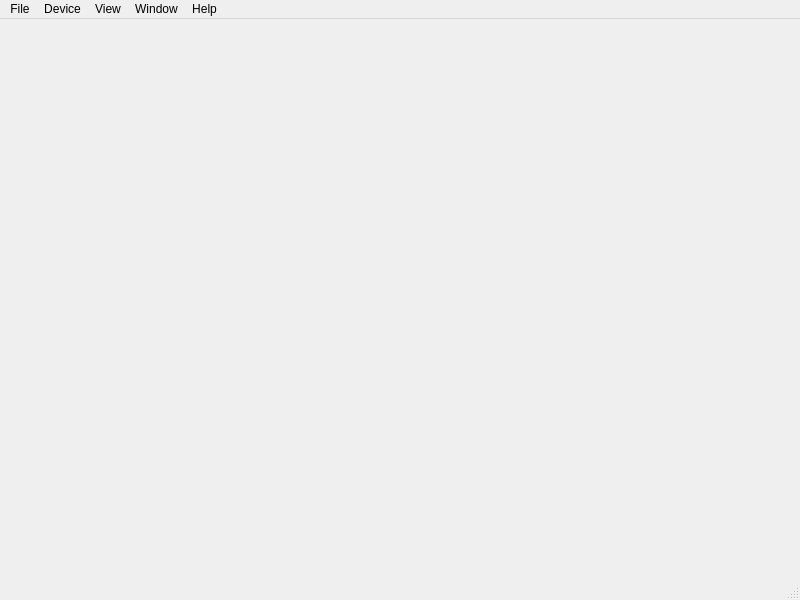
<?xml version="1.0" encoding="UTF-8"?>
<ui version="4.0">
 <class>MainWindow</class>
 <widget class="QMainWindow" name="MainWindow">
  <property name="geometry">
   <rect>
    <x>0</x>
    <y>0</y>
    <width>800</width>
    <height>600</height>
   </rect>
  </property>
  <property name="windowTitle">
   <string>MainWindow</string>
  </property>
  <widget class="QWidget" name="centralwidget"/>
  <widget class="QMenuBar" name="menubar">
   <property name="geometry">
    <rect>
     <x>0</x>
     <y>0</y>
     <width>800</width>
     <height>22</height>
    </rect>
   </property>
   <widget class="QMenu" name="menuFile">
    <property name="title">
     <string>File</string>
    </property>
    <addaction name="actionSave_setup"/>
    <addaction name="actionLoad_setup"/>
    <addaction name="actionSave_image"/>
    <addaction name="actionQuit"/>
   </widget>
   <widget class="QMenu" name="menuDevice">
    <property name="title">
     <string>Device</string>
    </property>
    <widget class="QMenu" name="menuConnect_to">
     <property name="enabled">
      <bool>false</bool>
     </property>
     <property name="title">
      <string>Connect to</string>
     </property>
     <addaction name="actionDummy"/>
    </widget>
    <addaction name="actionUpdate_Device_List"/>
    <addaction name="menuConnect_to"/>
    <addaction name="actionDisconnect"/>
    <addaction name="separator"/>
    <addaction name="actionManual_Control"/>
    <addaction name="actionFirmware_Update"/>
    <addaction name="separator"/>
    <addaction name="actionSource_Calibration"/>
    <addaction name="actionReceiver_Calibration"/>
    <addaction name="actionFrequency_Calibration"/>
    <addaction name="separator"/>
    <addaction name="actionUSB_log"/>
   </widget>
   <widget class="QMenu" name="menuWindow">
    <property name="title">
     <string>Window</string>
    </property>
    <widget class="QMenu" name="menuDocks">
     <property name="title">
      <string>Docks</string>
     </property>
     <addaction name="actionDummy_2"/>
    </widget>
    <widget class="QMenu" name="menuToolbars">
     <property name="title">
      <string>Toolbars</string>
     </property>
     <addaction name="actionDummy_3"/>
    </widget>
    <addaction name="menuDocks"/>
    <addaction name="menuToolbars"/>
    <addaction name="actionPreferences"/>
   </widget>
   <widget class="QMenu" name="menuHelp">
    <property name="title">
     <string>Help</string>
    </property>
    <addaction name="actionCreate_Debug_Data"/>
    <addaction name="actionAbout"/>
   </widget>
   <widget class="QMenu" name="menuView">
    <property name="title">
     <string>View</string>
    </property>
    <addaction name="actionPreset"/>
   </widget>
   <addaction name="menuFile"/>
   <addaction name="menuDevice"/>
   <addaction name="menuView"/>
   <addaction name="menuWindow"/>
   <addaction name="menuHelp"/>
  </widget>
  <widget class="QStatusBar" name="statusbar"/>
  <action name="actionQuit">
   <property name="icon">
    <iconset theme="application-exit">
     <normaloff>.</normaloff>.</iconset>
   </property>
   <property name="text">
    <string>Quit</string>
   </property>
  </action>
  <action name="actionUpdate_Device_List">
   <property name="enabled">
    <bool>true</bool>
   </property>
   <property name="icon">
    <iconset theme="view-refresh" resource="icons.qrc">
     <normaloff>:/icons/refresh.png</normaloff>:/icons/refresh.png</iconset>
   </property>
   <property name="text">
    <string>Update Device List</string>
   </property>
  </action>
  <action name="actionDisconnect">
   <property name="enabled">
    <bool>false</bool>
   </property>
   <property name="text">
    <string>Disconnect</string>
   </property>
  </action>
  <action name="actionDummy">
   <property name="text">
    <string>Dummy</string>
   </property>
  </action>
  <action name="actionManual_Control">
   <property name="enabled">
    <bool>false</bool>
   </property>
   <property name="text">
    <string>Manual Control</string>
   </property>
  </action>
  <action name="actionDummy_2">
   <property name="text">
    <string>Dummy</string>
   </property>
  </action>
  <action name="actionDummy_3">
   <property name="text">
    <string>Dummy</string>
   </property>
  </action>
  <action name="actionFirmware_Update">
   <property name="enabled">
    <bool>false</bool>
   </property>
   <property name="text">
    <string>Firmware Update</string>
   </property>
  </action>
  <action name="actionPreferences">
   <property name="text">
    <string>Preferences</string>
   </property>
  </action>
  <action name="actionAbout">
   <property name="text">
    <string>About</string>
   </property>
  </action>
  <action name="actionSource_Calibration">
   <property name="enabled">
    <bool>false</bool>
   </property>
   <property name="text">
    <string>Source Calibration</string>
   </property>
  </action>
  <action name="actionReceiver_Calibration">
   <property name="enabled">
    <bool>false</bool>
   </property>
   <property name="text">
    <string>Receiver Calibration</string>
   </property>
  </action>
  <action name="actionSave_setup">
   <property name="icon">
    <iconset theme="document-save" resource="icons.qrc">
     <normaloff>:/icons/save.png</normaloff>:/icons/save.png</iconset>
   </property>
   <property name="text">
    <string>Save setup</string>
   </property>
  </action>
  <action name="actionLoad_setup">
   <property name="icon">
    <iconset theme="document-open" resource="icons.qrc">
     <normaloff>:/icons/open.png</normaloff>:/icons/open.png</iconset>
   </property>
   <property name="text">
    <string>Load setup</string>
   </property>
  </action>
  <action name="actionSave_image">
   <property name="icon">
    <iconset theme="camera-photo">
     <normaloff>.</normaloff>.</iconset>
   </property>
   <property name="text">
    <string>Save image...</string>
   </property>
  </action>
  <action name="actionFrequency_Calibration">
   <property name="enabled">
    <bool>false</bool>
   </property>
   <property name="text">
    <string>Frequency Calibration</string>
   </property>
  </action>
  <action name="actionPreset">
   <property name="enabled">
    <bool>false</bool>
   </property>
   <property name="text">
    <string>Preset</string>
   </property>
  </action>
  <action name="actionUSB_log">
   <property name="enabled">
    <bool>true</bool>
   </property>
   <property name="text">
    <string>View USB log</string>
   </property>
  </action>
  <action name="actionCreate_Debug_Data">
   <property name="text">
    <string>Create Debug Data</string>
   </property>
  </action>
 </widget>
 <resources>
  <include location="icons.qrc"/>
 </resources>
 <connections/>
</ui>
